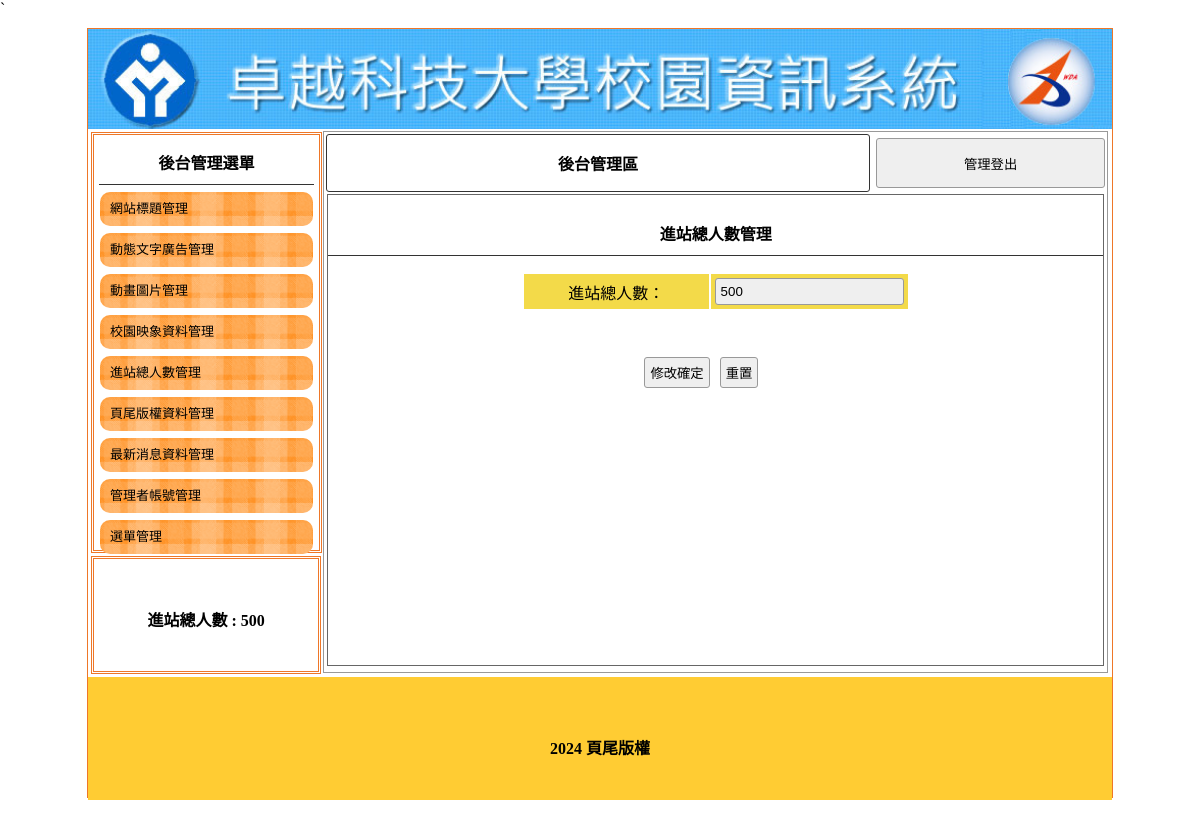
The page /admin.php?do=total on the database its author committed.
### tables this page shows
CREATE TABLE `titles` (
  `id` int(10) UNSIGNED NOT NULL,
  `img` text NOT NULL,
  `text` text NOT NULL,
  `sh` int(1) UNSIGNED NOT NULL DEFAULT 1
);

CREATE TABLE `total` (
  `id` int(10) UNSIGNED NOT NULL,
  `total` int(10) UNSIGNED NOT NULL
);

CREATE TABLE `bottom` (
  `id` int(10) UNSIGNED NOT NULL,
  `bottom` text NOT NULL
);

### api/db.php (called while the page is built, shortened)
<?php
class DB{
    protected $dsn="mysql:host=localhost;charset=utf8;dbname=db07";
    protected $pdo;
    protected $table;
    function __construct($table){
        $this->table=$table;
        $this->pdo=new PDO($this->dsn,'root','');
    }
    function find($id){
        $sql="SELECT * FROM $this->table ";
        if(is_array($id)){
            $where=$this->a2s($id);
            $sql=$sql . " WHERE ". join(" && ",$where);
        }else{
            $sql .= " WHERE `id`='$id' ";
        }
        return $this->fetchOne($sql);
    }
    function a2s($array){
        $tmp=[];
        foreach($array as $key => $value){
            $tmp[]="`$key`='$value'";
        }
        return $tmp;
    }
    protected function fetchOne($sql){
        return $this->pdo->query($sql)->fetch(PDO::FETCH_ASSOC);
    }
}
$Title=new DB('titles');
$Total=new DB('total');
$Bottom=new DB('bottom');

### admin.php (the view, shortened to what this page needs)
<?php include_once "api/db.php";?>
<!DOCTYPE html
    PUBLIC "-//W3C//DTD XHTML 1.0 Transitional//EN" "http://www.w3.org/TR/xhtml1/DTD/xhtml1-transitional.dtd">
<html xmlns="http://www.w3.org/1999/xhtml">
<head>
    <link href="./css/css.css" rel="stylesheet" type="text/css">
</head>
<body>`
    <div id="main">
        <a title="<?=$Title->find(['sh'=>1])['text'];?>" href="index.php">
            <div class="ti" style="background:url('./upload/<?=$Title->find(['sh'=>1])['img'];?>'); background-size:cover;"></div>
        </a>
        <div id="ms">
            <div id="lf" style="float:left;">
                <div id="menuput" class="dbor">
                    <span class="t botli">後台管理選單</span>
                    <a style="color:#000; font-size:13px; text-decoration:none;" href="?do=title">
                        <div class="mainmu">
                            網站標題管理 </div>
                    </a>
                    <a style="color:#000; font-size:13px; text-decoration:none;" href="?do=ad">
                        <div class="mainmu">
                            動態文字廣告管理 </div>
                    </a>
                    <a style="color:#000; font-size:13px; text-decoration:none;" href="?do=mvim">
                        <div class="mainmu">
                            動畫圖片管理 </div>
                    </a>
                    <a style="color:#000; font-size:13px; text-decoration:none;" href="?do=image">
                        <div class="mainmu">
                            校園映象資料管理 </div>
                    </a>
                    <a style="color:#000; font-size:13px; text-decoration:none;" href="?do=total">
                        <div class="mainmu">
                            進站總人數管理 </div>
                    </a>
                    <a style="color:#000; font-size:13px; text-decoration:none;" href="?do=bottom">
                        <div class="mainmu">
                            頁尾版權資料管理 </div>
                    </a>
                    <a style="color:#000; font-size:13px; text-decoration:none;" href="?do=news">
                        <div class="mainmu">
                            最新消息資料管理 </div>
                    </a>
                    <a style="color:#000; font-size:13px; text-decoration:none;" href="?do=admin">
                        <div class="mainmu">
                            管理者帳號管理 </div>
                    </a>
                    <a style="color:#000; font-size:13px; text-decoration:none;" href="?do=menu">
                        <div class="mainmu">
                            選單管理 </div>
                    </a>
                </div>
                <div class="dbor" style="margin:3px; width:95%; height:20%; line-height:100px;">
                    <span class="t">進站總人數 :
                    <?=$Total->find(1)['total'];?></span>
                </div>
            </div>
            <?php
				$do=$_GET['do']??'title';
				$file="./backend/{$do}.php";
				if(file_exists($file)){
					include $file;
				}else{
					include "./backend/title.php";
				}
				?>
        </div>
        <div
            style="width:1024px; left:0px; position:relative; background:#FC3; margin-top:4px; height:123px; display:block;">
            <span class="t" style="line-height:123px;"><?=$Bottom->find(1)['bottom'];?></span>
        </div>
    </div>
</body>
</html>

### backend/total.php (shortened to what this page needs)
<div class="di"
    style="height:540px; border:#999 1px solid; width:76.5%; margin:2px 0px 0px 0px; float:left; position:relative; left:20px;">
    <table width="100%">
        <tbody>
            <tr>
                <td style="width:70%;font-weight:800; border:#333 1px solid; border-radius:3px;" class="cent"><a
                        href="?do=admin" style="color:#000; text-decoration:none;">後台管理區</a></td>
                <td><button onclick="document.cookie=&#39;user=&#39;;location.replace(&#39;?&#39;)"
                        style="width:99%; margin-right:2px; height:50px;">管理登出</button></td>
            </tr>
        </tbody>
    </table>
    <div style="width:99%; height:87%; margin:auto; overflow:auto; border:#666 1px solid;">
        <p class="t cent botli">進站總人數管理</p>
        <form method="post" action="./api/update_data.php">
            <table width="50%" style="margin:auto">
                <tbody>
                    <tr class="yel">
                        <td width="50%">進站總人數：</td>
                        <td width="50%"><input type="number" name="total" value="<?=$Total->find(1)['total'];?>"></td>
                    </tr>
                </tbody>
            </table>
            <table style="margin-top:40px; width:70%;">
                <tbody>
                    <tr>
                        <td width="200px">
                        <td class="cent">
                            <input type="submit" value="修改確定">
                            <input type="reset" value="重置">
                        </td>
                    </tr>
                </tbody>
            </table>
        </form>
    </div>
</div>

### css/css.css (style rules this page uses)
body { padding:0px; margin:0px; }
#main { width:1024px; height:768px; margin:10px auto 10px auto; border:#EE7728 1px solid; position:relative; }
.ti { width:100%; height:100px; position:relative; background-size:cover; background-repeat:no-repeat; }
.dbor { border:#EE7728 double 3px; margin:1px; padding:2px 10px 2px 10px; }
.t { font-weight:800; display:block; text-align:center; padding:10px 1px 10px 1px; }
.botli { border-bottom:#333 1px solid; }
.mainmu { position:relative; border-radius:10px; background:url(../icon/menu.fw.png) center no-repeat; background-size:cover; line-height:30px; padding:2px 10px 2px 10px; margin:7px 1px 7px 1px; }
#lf { height:540px; width:21%; display:inline-block; }
#menuput { width:100%; height:75%; position:relative; padding:5px; display:block; margin: 3px; }
.di { display:inline-block; }
.cent { text-align:center; }
input,button { border:#999 1px solid; border-radius:3px; background:#EFEFEF; padding:5px; margin:3px; }
.yel td { background:#F3DA49; text-align:center; }

### rows shown on the page
titles: img (picture)
total: total "500"
bottom: bottom "2024 頁尾版權"
